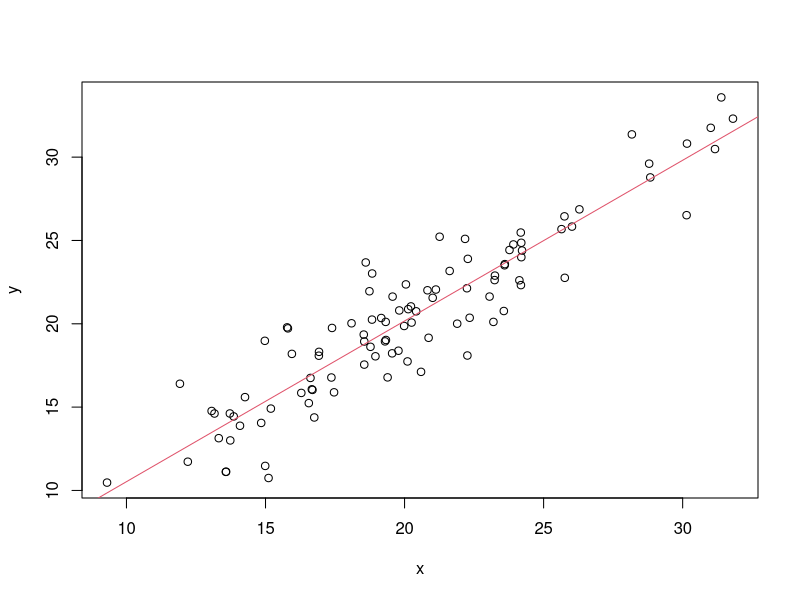

Generate this figure with R:
x = rnorm(100, mean = 20, sd = 5)
y = x + rnorm(100, mean = 0, sd = 2)

fit = lm(y ~ x)

summary(fit)



plot(x,y)
abline(fit, col=2)
